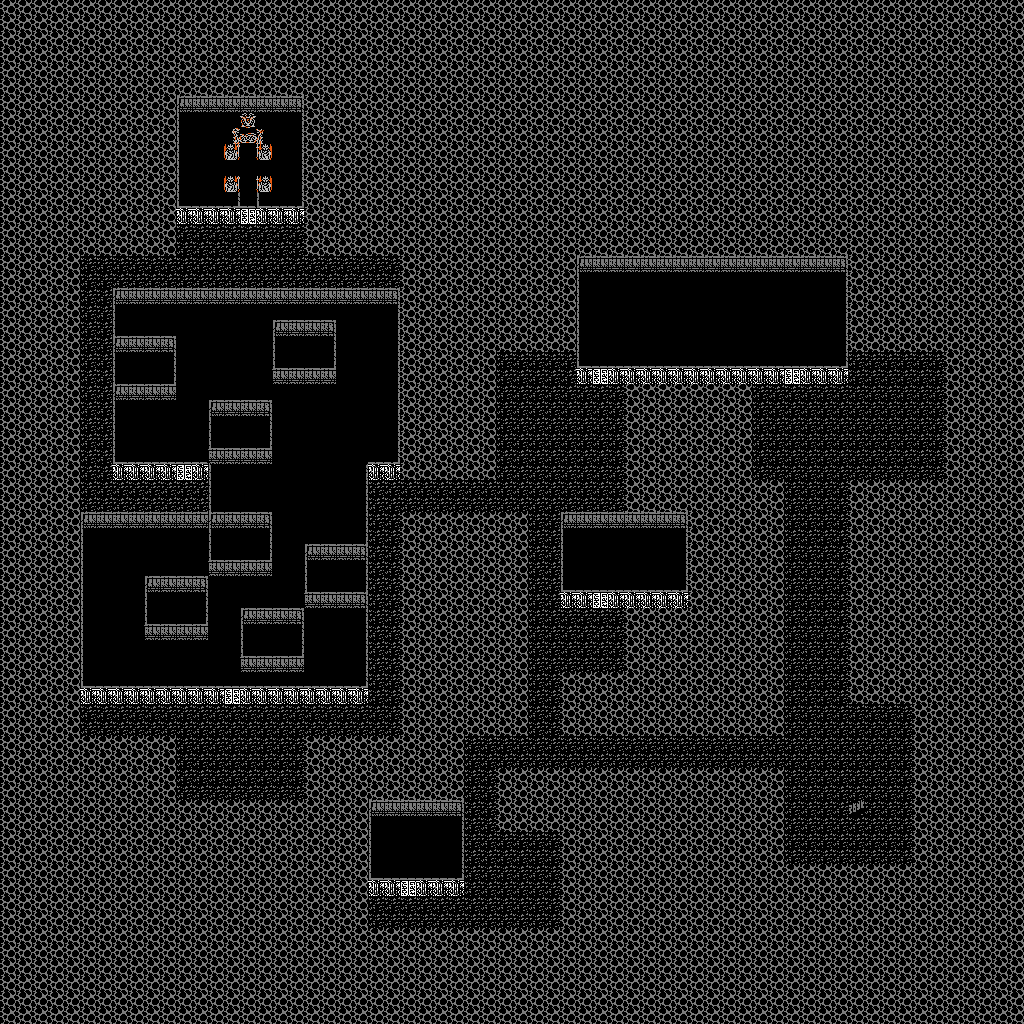

This is a level from a 2D game, rendered from its Tiled map with the project's own tilesets. A one-line summary and the map file follow, with tile-layer data summarised:
An orthogonal 64x64 tile map with 16x16 px tiles, 1 tile layer (Tile Layer 1).

<map version="1.4" tiledversion="1.4.1" orientation="orthogonal" renderorder="right-down" width="64" height="64" tilewidth="16" tileheight="16" infinite="0" nextlayerid="2" nextobjectid="1">
 <tileset firstgid="1" source="Tilesets/Shrine.tsx" />
 <layer id="1" name="Tile Layer 1" width="64" height="64">
  <data>[4096 cells, 4096 non-empty, 21 distinct tile ids]</data>
 </layer>
</map>
